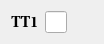
  <widget class="QWidget" name="">
   <property name="geometry">
    <rect>
     <x>570</x>
     <y>470</y>
     <width>101</width>
     <height>24</height>
    </rect>
   </property>
   <layout class="QHBoxLayout" name="horizontalLayout_47">
    <item>
     <widget class="QLabel" name="label_145">
      <property name="font">
       <font>
        <family>Utopia</family>
        <pointsize>11</pointsize>
        <weight>75</weight>
        <bold>true</bold>
       </font>
      </property>
      <property name="text">
       <string>TT1</string>
      </property>
      <property name="alignment">
       <set>Qt::AlignCenter</set>
      </property>
     </widget>
    </item>
    <item>
     <widget class="PyDMLineEdit" name="PyDMLineEdit_33">
      <property name="toolTip">
       <string/>
      </property>
      <property name="whatsThis">
       <string>
    Writeable text field to send and display channel values
    </string>
      </property>
      <property name="alignment">
       <set>Qt::AlignCenter</set>
      </property>
      <property name="readOnly">
       <bool>true</bool>
      </property>
     </widget>
    </item>
    <item>
     <widget class="QLabel" name="label_146">
      <property name="sizePolicy">
       <sizepolicy hsizetype="Preferred" vsizetype="Preferred">
        <horstretch>0</horstretch>
        <verstretch>0</verstretch>
       </sizepolicy>
      </property>
      <property name="minimumSize">
       <size>
        <width>20</width>
        <height>20</height>
       </size>
      </property>
      <property name="maximumSize">
       <size>
        <width>20</width>
        <height>20</height>
       </size>
      </property>
      <property name="styleSheet">
       <string notr="true">background-color: transparent;</string>
      </property>
      <property name="text">
       <string/>
      </property>
      <property name="pixmap">
       <pixmap>images/led_red.png</pixmap>
      </property>
      <property name="scaledContents">
       <bool>true</bool>
      </property>
      <property name="alignment">
       <set>Qt::AlignCenter</set>
      </property>
     </widget>
    </item>
   </layout>
  </widget>
